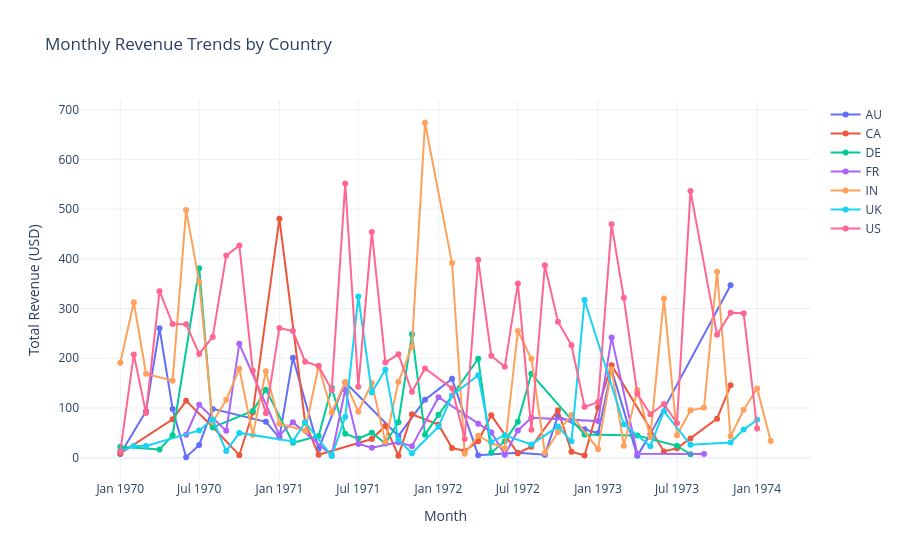

Source (notebook cell):
### Markdown cell above
### Feature focus: planning

Planning helps BambooAI solve multi-step or ambiguous tasks by outlining a plan before executing code.

Custom prompt
- Compare revenue trends by region, identify the top 3 outliers, and explain possible causes.

What to expect
- The agent should produce a plan, then execute steps to answer.
- For simple prompts, planning may add latency without changing results.

Cost note: this cell calls an LLM and may incur cost.

**This cell will:**
- Build an agent with `planning=True`.
- Start the interactive loop.

### Code cell
# Run this cell
if "df" not in globals():
    csv_path = _DEFAULT_CSV
    df = _load_dataframe(csv_path)

bamboo_planning = _build_bamboo_agent(
    df,
    planning=True,
    vector_db=False,
    search_tool=False,
)
print("Planning-enabled agent ready.")
_run_agent(bamboo_planning)
